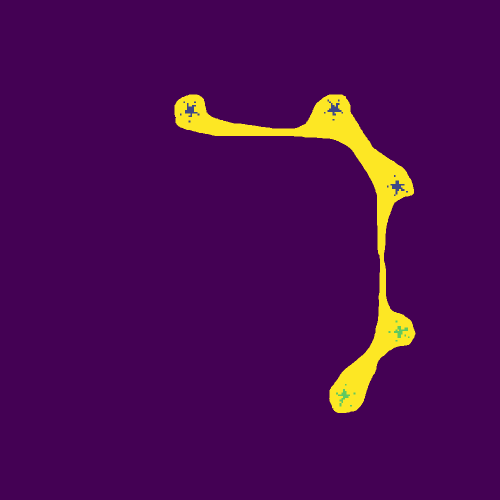
#> input picture Code/chairs.png, 1000 x 1000 px, given in place of sunrgbd_seg_map_dependent_probs_real_size.png, which was not available (shown at 1/2 size)
$ python annotator.py
#> lines starting #> are read from the running program, lines starting #| are printed output that depends on the picture; pictures that were not available may be replaced by others from this repository, and a replacement may not be noted
#!/usr/bin/env python

"""
Function for interactively selecting part of an array displayed as an image with matplotlib.
"""

import matplotlib.pyplot as plt
from matplotlib import is_interactive
from matplotlib.path import Path
from matplotlib.widgets import LassoSelector, RectangleSelector
import numpy as np
from PIL import Image

count = 0
# [27 lines left out: function path_bbox, not called in this run]

def imshow_select(data, selector='lasso', bbox=False):

    """
    Display array as image with region selector.

    Parameters
    ----------
    data : array_like
        Array to display.
    selector : str
        Region selector. For `lasso`, use `LassoSelector`; for `rectangle`,
        use `RectangleSelector`.
    bbox : bool
        If True, only return array within rectangular bounding box of selected region.
        Otherwise, return array with same dimensions as `data` such that selected region
        contains the corresponding values from `data` and the remainder contains 0.

    Returns
    -------
    region : array_like
        Data for selected region.
    mask : array_like
        Boolean mask with same shape of `data` for selecting the returned region from `data`.
    """

    interactive = is_interactive()
    if not interactive:
        plt.ion()
    fig = plt.figure()
    ax = fig.gca()
    ax.imshow(data, cmap='gray')

    x, y = np.meshgrid(np.arange(data.shape[1], dtype=int),
                       np.arange(data.shape[0], dtype=int))
    pix = np.vstack((x.flatten(), y.flatten())).T

    # Store data in dict value to permit overwriting by nested
    # functions in Python 2.7:
    selected = {}
    selected['data'] = np.zeros_like(data)
    selected['mask'] = np.tile(False, data.shape)

    # [48 lines left out: functions _onselect_lasso, _onselect_rectangle, not called in this run]

    name_to_selector = {'lasso': LassoSelector,
                        'rectangle': RectangleSelector}
    selector = name_to_selector[selector]
    onselect_dict = {LassoSelector: _onselect_lasso,
                     RectangleSelector: _onselect_rectangle}
    kwargs_dict = {LassoSelector: {},
                   RectangleSelector: {'interactive': True}}

    lasso = selector(ax, onselect_dict[selector], **kwargs_dict[selector])
    input('Press Enter when done')
    lasso.disconnect_events()
    if not interactive:
        plt.ioff()
    return selected['data'], selected['mask']

if __name__ == '__main__':
    from skimage.data import coins
    data = '/home/ajay/work/msc_project/git/MSR_Project/Results/seg_map/sunrgbd_seg_map_dependent_probs_real_size.png'


    img = np.asarray(Image.open(data).convert('L'))
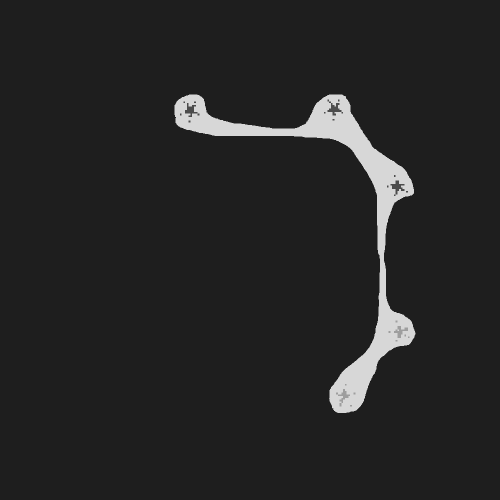
#> img: shape (1000, 1000) (shown at 1/2 size); min 30, max 215, mean 37.4
#     data = data.astype(np.uint8)
#     print(data)
    selected, mask = imshow_select(img, 'lasso', False)
#> selected: shape (1000, 1000); every value is 0
    plt.imsave('/home/ajay/work/msc_project/git/MSR_Project/Results/masks/tables6.png', selected)
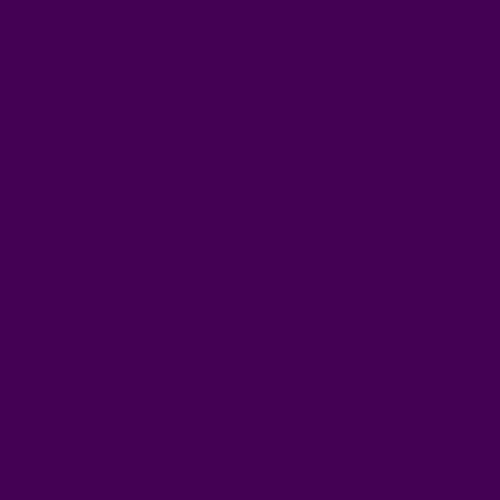
#> saved as tables6.png: shape (1000, 1000, 3) (shown at 1/2 size); mean R, G, B 68, 1, 84
    plt.imsave('/home/ajay/work/msc_project/git/MSR_Project/Results/masks/tables6_mask.png', mask)
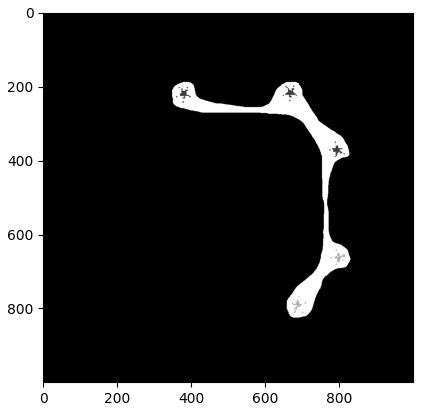
#> figure drawn by matplotlib, 1 panel

$ run again, on Code/chairs1.png
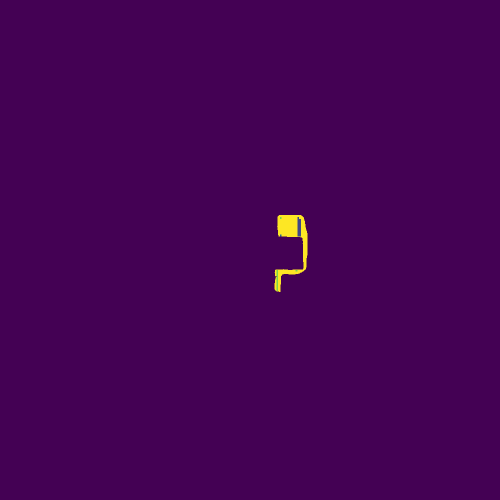
#> input picture Code/chairs1.png, 1000 x 1000 px, given in place of sunrgbd_seg_map_dependent_probs_real_size.png, which was not available (shown at 1/2 size)
#> `img = np.asarray(Image.open(data).convert('L'))`:
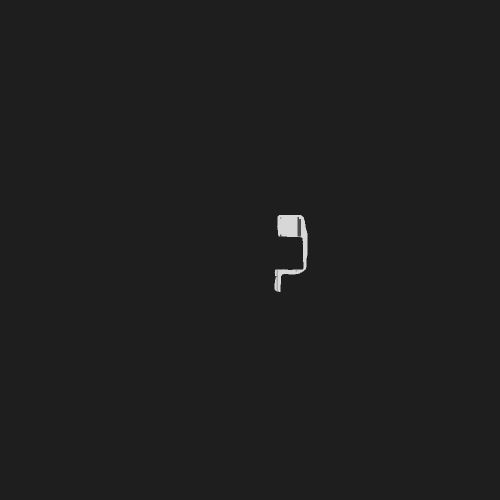
#> img: shape (1000, 1000) (shown at 1/2 size); min 30, max 215, mean 30.7
#> selected: shape (1000, 1000); every value is 0
#> `plt.imsave('/home/ajay/work/msc_project/git/MSR_Project/Results/masks/..`:
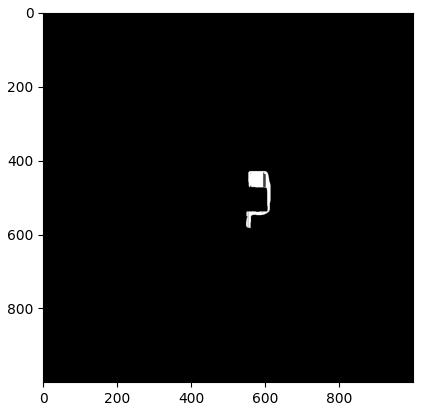
#> figure drawn by matplotlib, 1 panel
